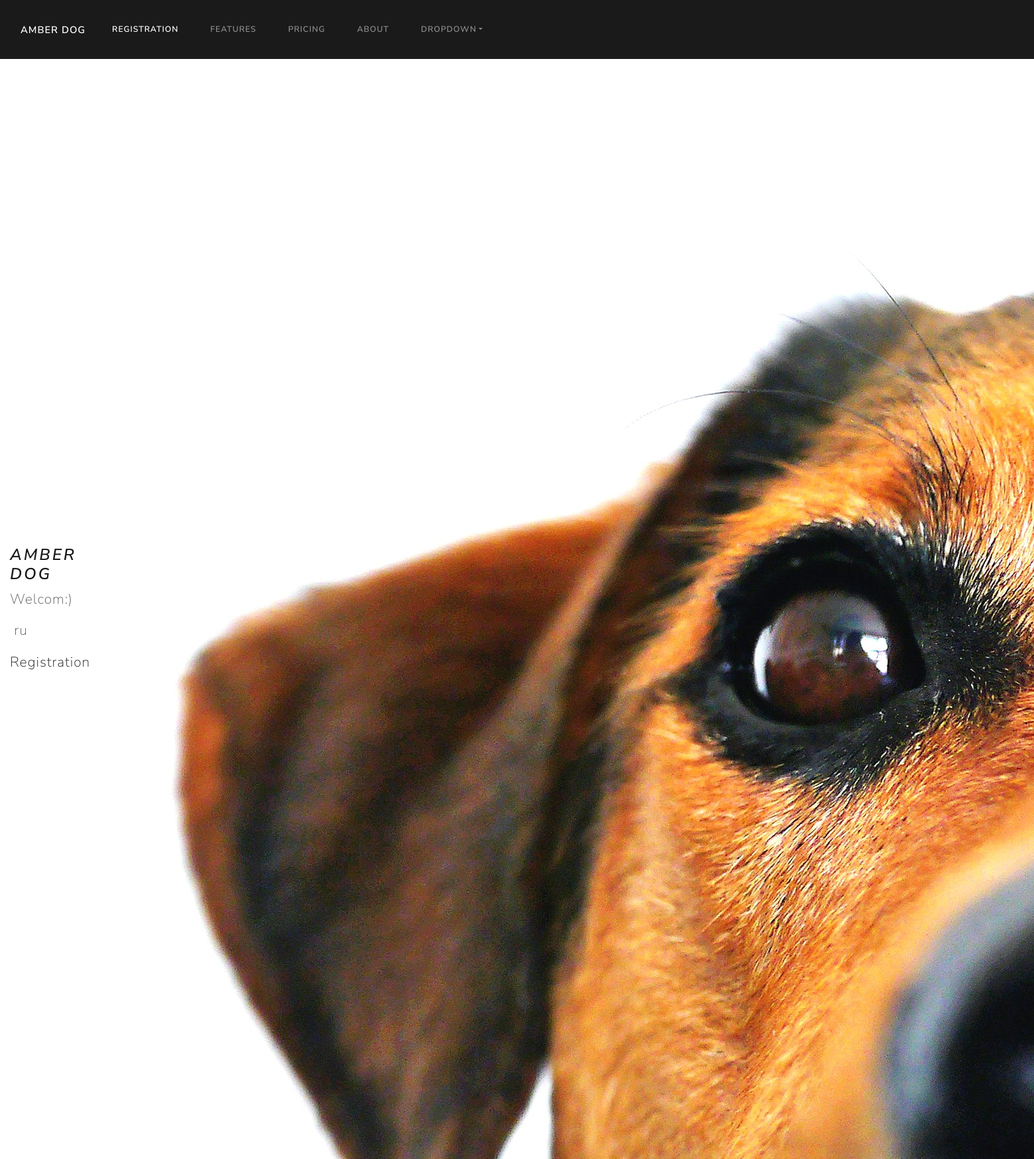
/, run on an earlier commit of the app's database.
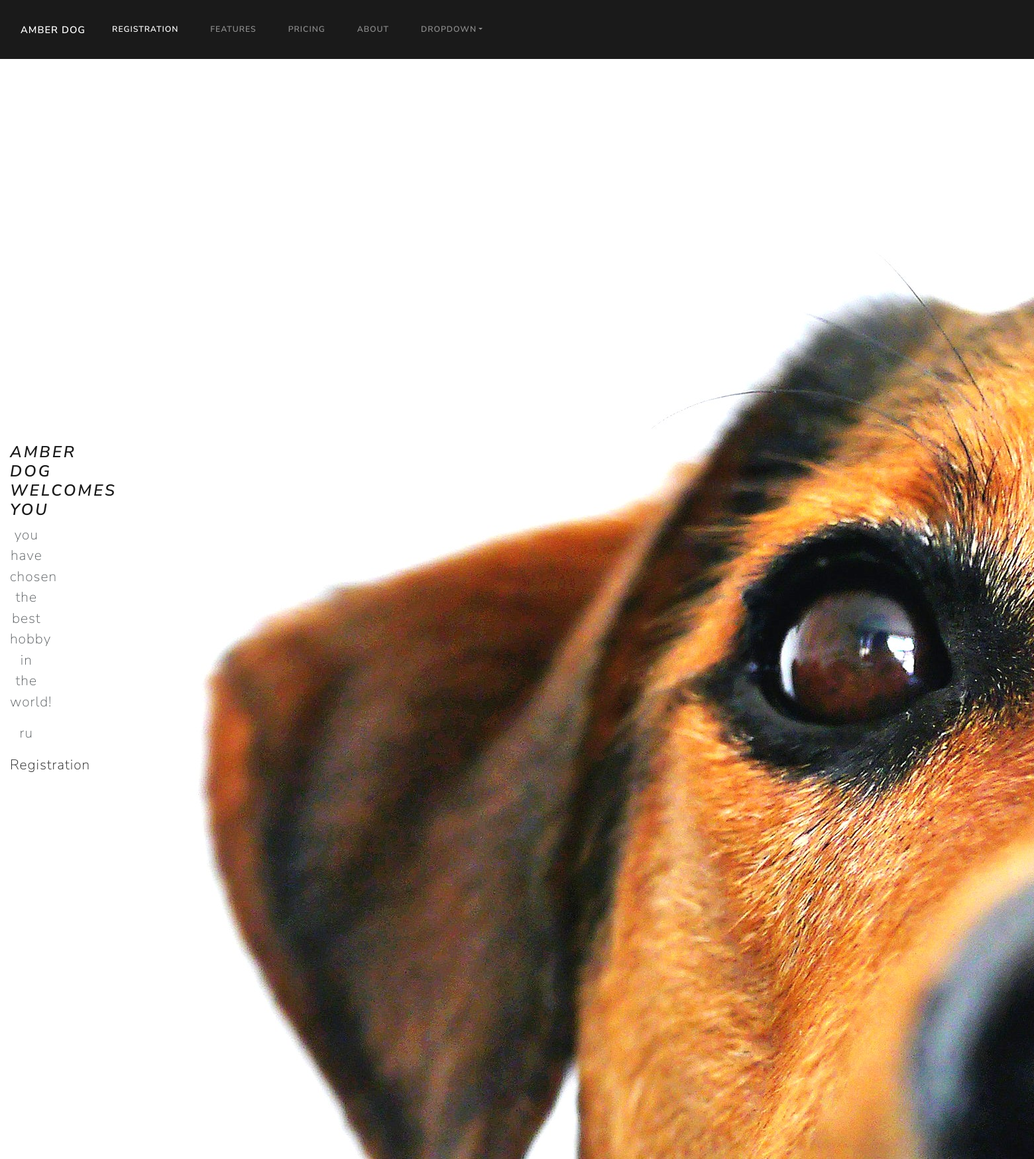
And on a later commit of the database.
### registration_of_dogs/models.py (models this page shows)
class AboutUs(models.Model):
    title = models.CharField(max_length=50)
    content = models.TextField()
    published = models.DateTimeField(auto_now_add=True, db_index=True)

### registration_of_dogs/views.py (the view)
# urls.py: path('', HomePageView.as_view(), name = 'home'),
class HomePageView(TemplateView):
    def get(self, request, **kwargs):
        date = AboutUs.objects.last()
        test = request.LANGUAGE_CODE
        return render(request, 'registration_of_dogs/index.html', context = {'title' : date.title, 'content': _(date.content), 'test': test})

### registration_of_dogs/templates/registration_of_dogs/index.html (shortened to what this page needs)
{% extends 'registration_of_dogs/layout.html' %}
{% load i18n %}
{% block content %}
  <link href="static/css/style.css" rel="stylesheet">
  <div class="slider_area">
      <div class="single_slider slider_bg_1 d-flex align-items-center">
          <div class="container">
              <div class="row">
                  <div class="col-lg-5 col-md-6">
                      <div class="slider_text">
                          <h3> <span>{{title}}</span></h3>
                          <p>{%translate content%}</p>
                          <p>{{test}}</p>
                          <a href="registration_exhibition/" class="boxed-btn4">Registration</a>
                      </div>
                  </div>
              </div>
          </div>
          <div class="dog_thumb d-none d-lg-block">
              <img src="static/img/dog.jpg" alt="Фото автора Cup of Couple: Pexels">
          </div>
      </div>
  </div>
</body>
{% endblock %}

### registration_of_dogs/templates/registration_of_dogs/layout.html (shortened to what this page needs)
{% load i18n %}
{% load static %}
<!doctype html>
{% get_current_language as LANGUAGE_CODE %}{% get_current_language_bidi as LANGUAGE_BIDI %}
<html lang="{{ LANGUAGE_CODE|default:'en-us' }}" dir="{{ LANGUAGE_BIDI|yesno:'rtl,ltr,auto' }}">
  <head>
    <link rel="stylesheet" href="https://cdn.jsdelivr.net/npm/bootswatch@4.5.2/dist/lux/bootstrap.min.css">
    <link rel="stylesheet" href="{% static 'css/style.css' %}">
</head>
<body>
  <nav class="navbar navbar-expand-lg navbar-dark bg-primary">
    <div class="container-fluid">
      <a class="navbar-brand" href="{%url 'home'%}">Amber dog</a>
      <div class="collapse navbar-collapse" id="navbarColor01">
        <ul class="navbar-nav me-auto">
          <li class="nav-item">
            <a class="nav-link active" href="{%url 'registration'%}">Registration
            </a>
          </li>
          <li class="nav-item">
            <a class="nav-link" href="#">Features</a>
          </li>
          <li class="nav-item">
            <a class="nav-link" href="#">Pricing</a>
          </li>
          <li class="nav-item">
            <a class="nav-link" href="#">About</a>
          </li>
          <li class="nav-item dropdown">
            <a class="nav-link dropdown-toggle" data-bs-toggle="dropdown" href="#" role="button" aria-haspopup="true" aria-expanded="false">Dropdown</a>
          </li>
        </ul>
      </div>
    </div>
  </nav>
    {% block content %}
		{% endblock %}
  </body>

### registration_of_dogs/static/css/style.css (style rules this page uses)
.container { margin-left: 10 px; margin-right: auto; text-align: center; font-size: 1.5em; }
.tex h2, h3, h4 { font-style: italic; }
.navbar-brand { font-size: 1.2em; }

What changed in the data, as far as the page shows it:
no longer on this page (row unchanged): AboutUs: title "AMBER DOG"
added AboutUs: title "AMBER DOG WELCOMES YOU"
Also different on the page:
text no longer shown: "Welcom:)"
text now shown: "you have chosen the best hobby in the world!"
